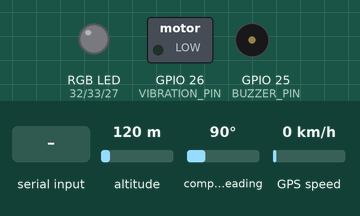
This program was run on a simulated ESP32-S3. Shown: switched loads named in the program (green lamp = pin HIGH), an RGB LED mixed from three pins (HIGH = lit), buzzer (waves = sounding, pin HIGH). Inputs (shaded band) come from the test bench; at power-on: altitude 120 m, compass heading 90°, GPS speed 0 km/h. The GPS gets a fix after 3 s at 37.7749, -122.4194 with 8 satellites; the modem accepts every AT command (registered, SIM ready, sends succeed) and sends nothing else; what the program prints to the serial monitor is not drawn.

Above: at 0.0 s.
At 0.9 s:
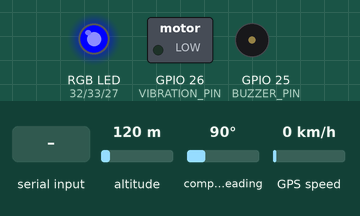
At 6.6 s:
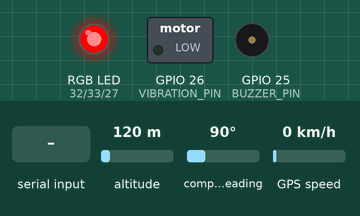
6.7 s: "+HTTPACTION: 1," received over the second serial link
Timing chart, 0 to 9.7 s (numbered marks = the images above; inputs shaded):
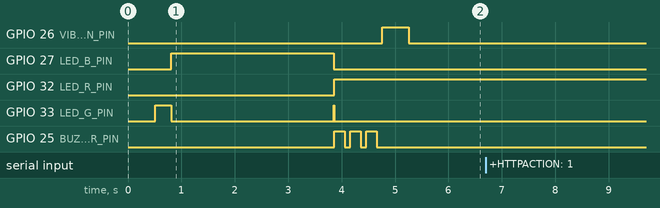

Measured:
- after the input at 6.7 s, every drawn part: stays the same
- by itself, GPIO 25 (BUZZER_PIN): alternates HIGH for 0.20 s and LOW for 0.10 s, 6 changes in all, then stays LOW

The program:

main.cpp
```cpp
// ============================================================
// Smart Virtual Fence System — ESP32-S3 Main Firmware
// ============================================================
// Hardware:
//   - ESP32-S3 DevKitC-1
//   - NEO-6M GPS (UART1)
//   - SIM800L GPRS (UART2)
//   - Buzzer, Vibration Motor, RGB LED
// ============================================================

#include <Arduino.h>
#include <ArduinoJson.h>

#include "config.h"
#include "secrets.h"
#include "gps.h"
#include "gprs.h"
#include "geofence.h"
#include "alert.h"

// ── Global objects ──────────────────────────────────────────
GpsDriver        gps;
GprsDriver       gprs;
GeofenceDetector geofence;
AlertActuator    alertAct;

// ── State ────────────────────────────────────────────────────
unsigned long lastSendTime    = 0;
bool          gprsConnected   = false;
bool          lastBreachState = false;

// ── Helpers ──────────────────────────────────────────────────

/**
 * Build the JSON payload for POST /api/positions.
 */
String buildPayload(const GpsData& data) {
  JsonDocument doc;
  doc["deviceId"]  = DEVICE_ID;
  doc["animalId"]  = ANIMAL_ID;
  doc["latitude"]  = data.latitude;
  doc["longitude"] = data.longitude;
  doc["accuracy"]  = data.hdop * 5.0; // rough accuracy estimate from HDOP
  doc["speed"]     = data.speed / 3.6; // km/h → m/s
  doc["altitude"]  = data.altitude;
  doc["satellites"] = data.satellites;
  doc["hdop"]      = data.hdop;

  // ISO 8601 timestamp (simplified — no real-time clock)
  char ts[25];
  snprintf(ts, sizeof(ts), "2024-01-01T00:00:00Z"); // Replace with RTC if available
  doc["timestamp"] = ts;

  String output;
  serializeJson(doc, output);
  return output;
}

/**
 * Connect GPRS with retries.
 */
bool ensureGprsConnection() {
  if (gprs.isConnected()) return true;
  for (int attempt = 0; attempt < MAX_RETRIES; attempt++) {
    DEBUG_SERIAL.printf("[MAIN] GPRS connect attempt %d/%d\n", attempt + 1, MAX_RETRIES);
    if (gprs.connect()) return true;
    delay(RETRY_DELAY_MS);
  }
  return false;
}

// ── Setup ────────────────────────────────────────────────────
void setup() {
  DEBUG_SERIAL.begin(DEBUG_BAUD);
  delay(500);
  DEBUG_SERIAL.println(F("\n============================================"));
  DEBUG_SERIAL.println(F("  Smart Virtual Fence System — Booting...  "));
  DEBUG_SERIAL.println(F("============================================"));

  alertAct.begin();
  gps.begin();
  gprs.begin();

  // Wait for GPS fix
  alertAct.setLed(0, 0, 255); // Blue = waiting for fix
  if (!gps.waitForFix()) {
    DEBUG_SERIAL.println(F("[MAIN] ⚠ No GPS fix — using last known position"));
  }
  alertAct.setLed(0, 255, 0); // Green = ready

  // Connect GPRS
  gprsConnected = ensureGprsConnection();
  if (!gprsConnected) {
    DEBUG_SERIAL.println(F("[MAIN] ⚠ GPRS unavailable — will retry"));
  }

  DEBUG_SERIAL.println(F("[MAIN] Setup complete. Entering main loop."));
}

// ── Loop ─────────────────────────────────────────────────────
void loop() {
  // Always feed GPS parser
  gps.update();

  unsigned long now = millis();

  // Send position at configured interval
  if (now - lastSendTime >= SEND_INTERVAL_MS || lastSendTime == 0) {
    lastSendTime = now;

    GpsData data = gps.getData();
    if (!data.isValid) {
      DEBUG_SERIAL.println(F("[MAIN] No valid GPS data — skipping send"));
      return;
    }

    // ── Local geofence check ────────────────────────────────
    bool breached = geofence.isBreach(data.latitude, data.longitude);
    if (breached && !lastBreachState) {
      DEBUG_SERIAL.printf("[MAIN] 🚨 BREACH! Distance: %.1fm / Radius: %.1fm\n",
                          geofence.distanceTo(data.latitude, data.longitude),
                          geofence.getParams().radiusM);
      alertAct.triggerBreach();
    } else if (!breached && lastBreachState) {
      DEBUG_SERIAL.println(F("[MAIN] ✅ Animal returned inside geofence"));
      alertAct.setLed(0, 255, 0); // Green = safe
    }
    lastBreachState = breached;

    // ── Transmit via GPRS ──────────────────────────────────
    if (!gprsConnected) gprsConnected = ensureGprsConnection();

    if (gprsConnected) {
      String payload = buildPayload(data);
      DEBUG_SERIAL.println("[MAIN] Sending: " + payload);

      int statusCode = -1;
      for (int attempt = 0; attempt < MAX_RETRIES; attempt++) {
        statusCode = gprs.httpPost(POSITION_ENDPOINT, payload);
        if (statusCode == 200 || statusCode == 201) break;
        DEBUG_SERIAL.printf("[MAIN] Retry %d — HTTP %d\n", attempt + 1, statusCode);
        delay(RETRY_DELAY_MS * (attempt + 1)); // Exponential backoff
      }

      if (statusCode != 200 && statusCode != 201) {
        DEBUG_SERIAL.println(F("[MAIN] ⚠ Failed to send position after all retries"));
        gprsConnected = false; // Force reconnect next cycle
      }
    }
  }

  delay(10); // Small yield to RTOS
}
```

alert.cpp
```cpp
// ============================================================
// Smart Virtual Fence System — Alert Actuators Implementation
// ============================================================

#include "alert.h"

AlertActuator::AlertActuator() {}

void AlertActuator::begin() {
  pinMode(BUZZER_PIN,    OUTPUT);
  pinMode(VIBRATION_PIN, OUTPUT);
  pinMode(LED_R_PIN,     OUTPUT);
  pinMode(LED_G_PIN,     OUTPUT);
  pinMode(LED_B_PIN,     OUTPUT);
  clear(); // Start with all off
  // Startup blink: brief green
  setLed(0, 255, 0); delay(300); clear();
}

void AlertActuator::triggerBreach() {
  // LED: RED
  setLed(255, 0, 0);

  // Buzzer: 3 bips × 200ms with 100ms gap
  for (int i = 0; i < 3; i++) {
    beep(200);
    delay(100);
  }

  // Vibration: 500ms continuous
  digitalWrite(VIBRATION_PIN, HIGH);
  delay(500);
  digitalWrite(VIBRATION_PIN, LOW);

  DEBUG_SERIAL.println(F("[ALERT] Breach actuators triggered"));
}

void AlertActuator::clear() {
  digitalWrite(BUZZER_PIN,    LOW);
  digitalWrite(VIBRATION_PIN, LOW);
  setLed(0, 0, 0);
}

void AlertActuator::setLed(uint8_t r, uint8_t g, uint8_t b) {
  // Using analogWrite for PWM (common-cathode RGB LED)
  analogWrite(LED_R_PIN, r);
  analogWrite(LED_G_PIN, g);
  analogWrite(LED_B_PIN, b);
}

void AlertActuator::beep(unsigned int durationMs) {
  digitalWrite(BUZZER_PIN, HIGH);
  delay(durationMs);
  digitalWrite(BUZZER_PIN, LOW);
}
```

alert.h
```cpp
#pragma once
// ============================================================
// Smart Virtual Fence System — Alert Actuators
// ============================================================

#include <Arduino.h>
#include "config.h"

class AlertActuator {
public:
  AlertActuator();

  /** Configure GPIO pins */
  void begin();

  /** Trigger geofence breach alert sequence */
  void triggerBreach();

  /** Clear all actuators */
  void clear();

  /** Set LED color (0-255 per channel) */
  void setLed(uint8_t r, uint8_t g, uint8_t b);

  /** Single buzzer beep */
  void beep(unsigned int durationMs = 200);
};
```

geofence.cpp
```cpp
// ============================================================
// Smart Virtual Fence System — Geofence Detection Implementation
// ============================================================

#include "geofence.h"
#include "config.h"
#include <math.h>

GeofenceDetector::GeofenceDetector() {
  _params = { DEFAULT_GF_LAT, DEFAULT_GF_LON, DEFAULT_GF_RADIUS_M, true };
}

void GeofenceDetector::setParams(double lat, double lon, float radiusM) {
  _params.centerLat = lat;
  _params.centerLon = lon;
  _params.radiusM   = radiusM;
  _params.isSet     = true;
}

GeofenceParams GeofenceDetector::getParams() const {
  return _params;
}

bool GeofenceDetector::isBreach(double lat, double lon) const {
  if (!_params.isSet) return false;
  return distanceTo(lat, lon) > _params.radiusM;
}

double GeofenceDetector::distanceTo(double lat, double lon) const {
  return haversine(lat, lon, _params.centerLat, _params.centerLon);
}

double GeofenceDetector::toRad(double deg) {
  return deg * M_PI / 180.0;
}

double GeofenceDetector::haversine(double lat1, double lon1, double lat2, double lon2) {
  const double R = 6371000.0; // Earth radius in metres
  double dLat = toRad(lat2 - lat1);
  double dLon = toRad(lon2 - lon1);
  double a = sin(dLat / 2) * sin(dLat / 2) +
             cos(toRad(lat1)) * cos(toRad(lat2)) *
             sin(dLon / 2) * sin(dLon / 2);
  return 2.0 * R * asin(sqrt(a));
}
```

geofence.h
```cpp
#pragma once
// ============================================================
// Smart Virtual Fence System — Geofence Detection
// ============================================================

#include <Arduino.h>

struct GeofenceParams {
  double centerLat;
  double centerLon;
  float  radiusM;
  bool   isSet;
};

class GeofenceDetector {
public:
  GeofenceDetector();

  void setParams(double lat, double lon, float radiusM);
  GeofenceParams getParams() const;

  /**
   * Check if position is outside the geofence.
   * @returns true if BREACHED (outside), false if inside
   */
  bool isBreach(double lat, double lon) const;

  /** Distance in metres from centre */
  double distanceTo(double lat, double lon) const;

private:
  GeofenceParams _params;

  static double haversine(double lat1, double lon1, double lat2, double lon2);
  static double toRad(double deg);
};
```

gprs.cpp
```cpp
// ============================================================
// Smart Virtual Fence System — GPRS Driver Implementation
// ============================================================

#include "gprs.h"
#include "secrets.h"

GprsDriver::GprsDriver() : _serial(2) {}

void GprsDriver::begin() {
  _serial.begin(GPRS_BAUD, SERIAL_8N1, GPRS_RX_PIN, GPRS_TX_PIN);
  DEBUG_SERIAL.println(F("[GPRS] Initialized SIM800L on UART2"));
}

void GprsDriver::powerCycle() {
  pinMode(GPRS_PWR_PIN, OUTPUT);
  digitalWrite(GPRS_PWR_PIN, LOW);
  delay(1200);
  digitalWrite(GPRS_PWR_PIN, HIGH);
  delay(2000);
  DEBUG_SERIAL.println(F("[GPRS] Power cycle complete"));
}

bool GprsDriver::sendAT(const char* cmd, const char* expected, unsigned int timeoutMs) {
  flushInput();
  _serial.println(cmd);
  DEBUG_SERIAL.print(F("AT>> ")); DEBUG_SERIAL.println(cmd);

  unsigned long start = millis();
  String resp = "";
  while (millis() - start < timeoutMs) {
    while (_serial.available()) resp += (char)_serial.read();
    if (resp.indexOf(expected) != -1) {
      DEBUG_SERIAL.print(F("AT<< ")); DEBUG_SERIAL.println(resp);
      return true;
    }
    delay(10);
  }
  DEBUG_SERIAL.print(F("AT TIMEOUT for: ")); DEBUG_SERIAL.println(cmd);
  return false;
}

String GprsDriver::readResponse(unsigned int timeoutMs) {
  String resp = "";
  unsigned long start = millis();
  while (millis() - start < timeoutMs) {
    while (_serial.available()) resp += (char)_serial.read();
  }
  return resp;
}

void GprsDriver::flushInput() {
  while (_serial.available()) _serial.read();
}

bool GprsDriver::connect() {
  DEBUG_SERIAL.println(F("[GPRS] Connecting..."));

  if (!sendAT("AT", "OK", 3000)) { powerCycle(); delay(5000); }
  sendAT("ATE0", "OK");                             // Echo off
  if (!sendAT("AT+CPIN?", "READY", 5000)) {
    DEBUG_SERIAL.println(F("[GPRS] SIM not ready"));
    return false;
  }
  // Wait for network registration
  for (int i = 0; i < 10; i++) {
    if (sendAT("AT+CREG?", "+CREG: 0,1", 3000) ||
        sendAT("AT+CREG?", "+CREG: 0,5", 3000)) break;
    delay(2000);
  }
  // Set APN
  sendAT(("AT+SAPBR=3,1,\"APN\",\"" + String(GPRS_APN) + "\"").c_str(), "OK");
  sendAT(("AT+SAPBR=3,1,\"USER\",\"" + String(GPRS_USER) + "\"").c_str(), "OK");
  sendAT(("AT+SAPBR=3,1,\"PWD\",\"" + String(GPRS_PASS) + "\"").c_str(), "OK");

  if (!sendAT("AT+SAPBR=1,1", "OK", 15000)) {
    DEBUG_SERIAL.println(F("[GPRS] Bearer open failed"));
    return false;
  }
  DEBUG_SERIAL.println(F("[GPRS] Connected to GPRS"));
  return true;
}

bool GprsDriver::isConnected() {
  return sendAT("AT+SAPBR=2,1", "+SAPBR: 1,1", 3000);
}

int GprsDriver::httpPost(const char* endpoint, const String& jsonBody) {
  // Initialize HTTP
  if (!sendAT("AT+HTTPINIT", "OK", 5000)) return -1;

  String urlCmd = "AT+HTTPPARA=\"URL\",\"http://";
  urlCmd += SERVER_HOST;
  urlCmd += ":"; urlCmd += SERVER_PORT;
  urlCmd += endpoint; urlCmd += "\"";

  sendAT(urlCmd.c_str(), "OK");
  sendAT("AT+HTTPPARA=\"CONTENT\",\"application/json\"", "OK");

  // Authorization header
  String authCmd = "AT+HTTPPARA=\"USERDATA\",\"Authorization: Bearer ";
  authCmd += BEARER_TOKEN; authCmd += "\"";
  sendAT(authCmd.c_str(), "OK");

  // Set content length
  String sizeCmd = "AT+HTTPDATA=" + String(jsonBody.length()) + ",10000";
  if (!sendAT(sizeCmd.c_str(), "DOWNLOAD", 5000)) { sendAT("AT+HTTPTERM", "OK"); return -1; }

  _serial.print(jsonBody);
  delay(500);

  // Send POST
  if (!sendAT("AT+HTTPACTION=1", "+HTTPACTION: 1,", 30000)) { sendAT("AT+HTTPTERM", "OK"); return -1; }

  // Parse status code from "+HTTPACTION: 1,201,..."
  String resp = readResponse(1000);
  int statusCode = -1;
  int idx1 = resp.indexOf("+HTTPACTION: 1,");
  if (idx1 != -1) {
    int idx2 = resp.indexOf(',', idx1 + 15);
    statusCode = resp.substring(idx1 + 15, idx2).toInt();
  }

  sendAT("AT+HTTPTERM", "OK");
  DEBUG_SERIAL.print(F("[GPRS] HTTP POST status: ")); DEBUG_SERIAL.println(statusCode);
  return statusCode;
}
```

gprs.h
```cpp
#pragma once
// ============================================================
// Smart Virtual Fence System — GPRS Driver (SIM800L)
// ============================================================

#include <Arduino.h>
#include <HardwareSerial.h>
#include "config.h"

class GprsDriver {
public:
  GprsDriver();

  /** Initialize UART for SIM800L */
  void begin();

  /** Power cycle the module */
  void powerCycle();

  /** Connect to GPRS network */
  bool connect();

  /** Check if GPRS is connected */
  bool isConnected();

  /**
   * Send HTTP POST request with JSON body.
   * @param endpoint  e.g. "/api/positions"
   * @param jsonBody  JSON string
   * @returns HTTP status code, or -1 on failure
   */
  int httpPost(const char* endpoint, const String& jsonBody);

private:
  HardwareSerial _serial;

  bool sendAT(const char* cmd, const char* expected = "OK", unsigned int timeoutMs = 5000);
  String readResponse(unsigned int timeoutMs = 3000);
  void flushInput();
};
```

gps.cpp
```cpp
// ============================================================
// Smart Virtual Fence System — GPS Driver Implementation
// ============================================================

#include "gps.h"

GpsDriver::GpsDriver() : _serial(1) {
  _lastData = { 0, 0, 0, 0, 0, 0, false, 0 };
}

void GpsDriver::begin() {
  _serial.begin(GPS_BAUD, SERIAL_8N1, GPS_RX_PIN, GPS_TX_PIN);
  DEBUG_SERIAL.println(F("[GPS] Initialized NEO-6M on UART1"));
}

void GpsDriver::update() {
  while (_serial.available() > 0) {
    char c = _serial.read();
    if (_gps.encode(c)) {
      // New sentence parsed — update local cache
      if (_gps.location.isValid()) {
        _lastData.latitude  = _gps.location.lat();
        _lastData.longitude = _gps.location.lng();
        _lastData.isValid   = true;
        _lastData.age       = _gps.location.age();
      }
      if (_gps.altitude.isValid())
        _lastData.altitude   = _gps.altitude.meters();
      if (_gps.speed.isValid())
        _lastData.speed      = _gps.speed.kmph();
      if (_gps.hdop.isValid())
        _lastData.hdop       = _gps.hdop.hdop();
      if (_gps.satellites.isValid())
        _lastData.satellites = _gps.satellites.value();
    }
  }
}

bool GpsDriver::hasFix() const {
  return _lastData.isValid && (_lastData.age < 5000); // valid within last 5s
}

GpsData GpsDriver::getData() const {
  return _lastData;
}

bool GpsDriver::waitForFix(unsigned int timeoutSeconds) {
  unsigned long start = millis();
  DEBUG_SERIAL.print(F("[GPS] Waiting for fix"));
  while (millis() - start < (unsigned long)timeoutSeconds * 1000UL) {
    update();
    if (hasFix()) {
      DEBUG_SERIAL.println(F(" OK"));
      return true;
    }
    if ((millis() - start) % 5000 < 100) DEBUG_SERIAL.print('.');
    delay(10);
  }
  DEBUG_SERIAL.println(F(" TIMEOUT"));
  return false;
}
```

gps.h
```cpp
#pragma once
// ============================================================
// Smart Virtual Fence System — GPS Driver (NEO-6M via TinyGPS++)
// ============================================================

#include <Arduino.h>
#include <TinyGPS++.h>
#include <HardwareSerial.h>
#include "config.h"

struct GpsData {
  double latitude;
  double longitude;
  double altitude;
  double speed;      // km/h
  double hdop;
  int    satellites;
  bool   isValid;
  unsigned long age; // ms since last update
};

class GpsDriver {
public:
  GpsDriver();

  /** Initialize UART and GPS module */
  void begin();

  /** Feed UART bytes into TinyGPS++ parser. Call frequently in loop(). */
  void update();

  /** Returns true if GPS has a valid fix */
  bool hasFix() const;

  /** Get the latest GPS data */
  GpsData getData() const;

  /** Block until first valid fix or timeout. Returns true on success. */
  bool waitForFix(unsigned int timeoutSeconds = GPS_FIX_TIMEOUT_S);

private:
  TinyGPSPlus       _gps;
  HardwareSerial    _serial;
  GpsData           _lastData;
};
```

secrets.h
```cpp
#pragma once
// ============================================================
// Smart Virtual Fence System — Secrets
// DO NOT commit this file to version control!
// ============================================================

// SIM APN settings (change to your carrier)
#define GPRS_APN        "internet"   // e.g. "orange.tn", "ooredoo"
#define GPRS_USER       ""           // Leave empty if not required
#define GPRS_PASS       ""           // Leave empty if not required

// Backend JWT token (generated by backend for this device)
#define BEARER_TOKEN    "REPLACE_WITH_VALID_JWT_TOKEN"
```

Source omitted: config.h (1987 bytes)
